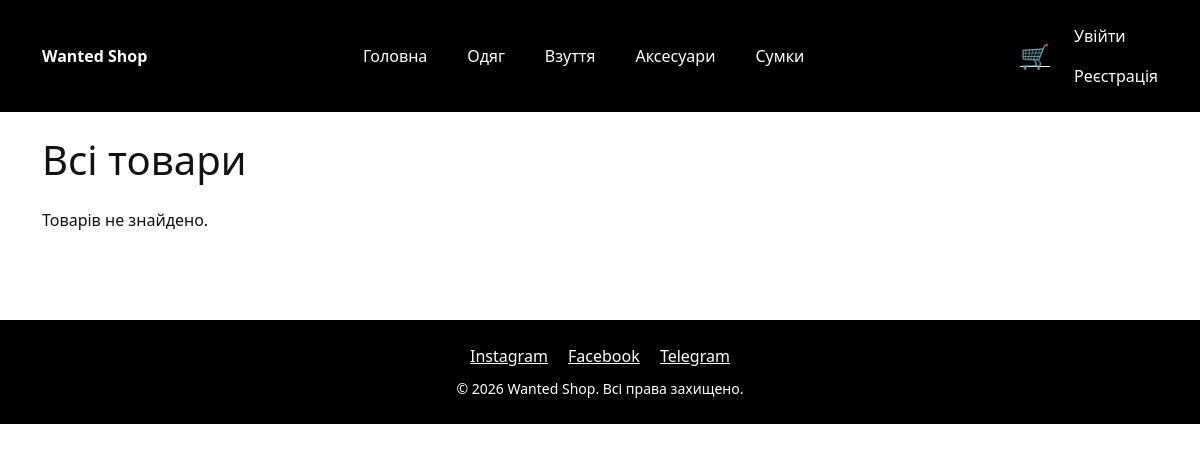
/products/, run on an earlier commit of the app's database.
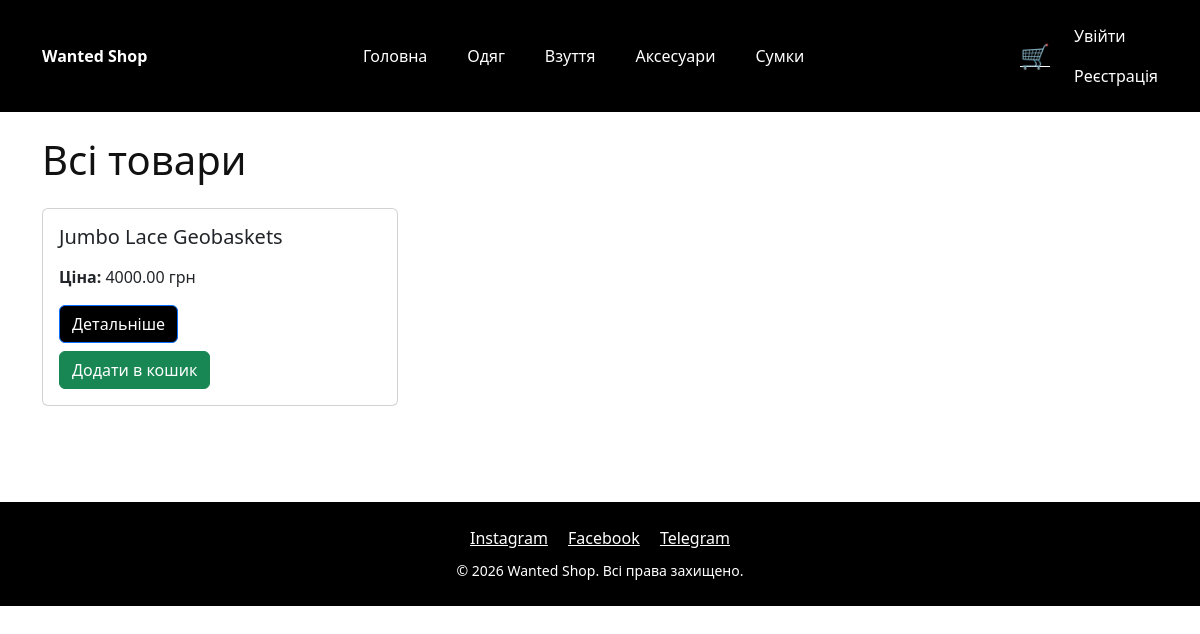
And on a later commit of the database.
### products/models.py (models this page shows, shortened)
class Category(models.Model):
    name = models.CharField(max_length=100, unique=True)
    description = models.TextField(blank=True)

class Product(models.Model):
    category = models.ForeignKey(Category, on_delete=models.CASCADE, related_name='products')
    name = models.CharField(max_length=200)
    description = models.TextField(blank=True)
    price = models.DecimalField(max_digits=10, decimal_places=2)
    color = models.CharField(max_length=50, blank=True)
    size = models.CharField(max_length=30, blank=True)
    created_at = models.DateTimeField(auto_now_add=True)
    updated_at = models.DateTimeField(auto_now=True)

### products/views.py (the view)
# urls.py: path('products/', views.product_list, name='product_list'),
def product_list(request, category_id=None):
	if category_id:
		products = Product.objects.filter(category_id=category_id)
		category = get_object_or_404(Category, id=category_id)
	else:
		products = Product.objects.all()
		category = None
	categories = Category.objects.all()
	return render(request, 'product/product_list.html', {'products': products, 'category': category, 'categories': categories})

### cart/context_processor.py (called while the page is built)
def cart_item_count(request):
    if request.user.is_authenticated:
        try:
            cart = Cart.objects.get(user=request.user)
            return {'cart_item_count': cart.items.count()}
        except Cart.DoesNotExist:
            return {'cart_item_count': 0}
    else:
        cart = request.session.get('cart', {})
        return {'cart_item_count': sum(cart.values())}

### templates/product/product_list.html (shortened to what this page needs)
{% extends 'base.html' %}
{% block content %}
<div class="container mt-4">
    <h1 class="mb-4">{% if category %}{{ category.name }}{% else %}Всі товари{% endif %}</h1>
    <div class="row">
        {% for product in products %}
        <div class="col-md-4">
            <div class="card">
                <div class="card-body">
                    <h5 class="card-title">{{ product.name }}</h5>
                    <p class="card-text"><strong>Ціна:</strong> {{ product.price }} грн</p>
                    <a href="{% url 'products:product_details' product.id %}" class="btn btn-primary">Детальніше</a>
                    <form method="post" action="{% url 'cart:add_cart' product.id %}">
                        <button type="submit" class="btn btn-success mt-2">Додати в кошик</button>
                    </form>
                </div>
            </div>
        </div>
        {% empty %}
        <p>Товарів не знайдено.</p>
        {% endfor %}
    </div>
</div>
{% endblock %}

### templates/base.html (shortened to what this page needs)
{% load static %}
<!DOCTYPE html>
<html lang="uk">
<head>
	<link rel="stylesheet" href="{% static 'css/main.css' %}">
</head>
<body>
	{% include 'components/header.html' %}
	{% block content %}{% endblock %}
	{% include 'components/footer.html' %}
</body>

### templates/components/header.html (shortened to what this page needs)
{% load static %}
<header class="bg-black text-white py-3 mb-4">
	<div class="container">
		<div class="d-flex flex-wrap align-items-center justify-content-between">
			<a class="navbar-brand fw-bold text-white" href="{% url 'products:home' %}">Wanted Shop</a>
			<ul class="nav list-inline mb-0">
				<li class="list-inline-item"><a class="nav-link text-white" href="{% url 'products:home' %}">Головна</a></li>
				{% for category in categories %}
				<li class="list-inline-item"><a class="nav-link text-white" href="{% url 'products:product_list_by_category' category.id %}">{{ category.name }}</a></li>
				{% endfor %}
			</ul>
			<div class="d-flex align-items-center gap-3">
				<a href="{% url 'cart:cart_details' %}" class="position-relative text-white" title="Кошик">
					<span class="fs-4">🛒</span>
				</a>
				<ul class="navbar-nav ms-2">
					{% if user.is_authenticated %}
					<li class="nav-item">
						<a class="nav-link" href="{% url 'account:profile' %}">Профіль</a>
					</li>
					<li class="nav-item">
						<a class="nav-link" href="{% url 'account:logout' %}">Вийти</a>
					</li>
					{% else %}
					<li class="nav-item">
						<a class="nav-link" href="{% url 'account:login' %}">Увійти</a>
					</li>
					<li class="nav-item">
						<a class="nav-link" href="{% url 'account:register' %}">Реєстрація</a>
					</li>
					{% endif %}
				</ul>
			</div>
		</div>
	</div>
</header>

### templates/components/footer.html
{% load static %}
<br>
<footer class="bg-black text-white text-center py-4 mt-5">
	<div class="container">
		<div class="mb-2">
			<a href="#" class="text-white me-3">Instagram</a>
			<a href="#" class="text-white me-3">Facebook</a>
			<a href="#" class="text-white">Telegram</a>
		</div>
		<small>&copy; {{ year|default:2026 }} Wanted Shop. Всі права захищено.</small>
	</div>
</footer>

### static/css/main.css (style rules this page uses)
body { background-color: #fff; color: #111; }
.navbar, .btn-primary { background-color: #000; color: #fff; }
.card { margin-bottom: 1.5rem; }

What changed in the data, as far as the page shows it:
added Product: name "Jumbo Lace Geobaskets", price "4000.00"
Also different on the page:
text no longer shown: "Товарів не знайдено."
